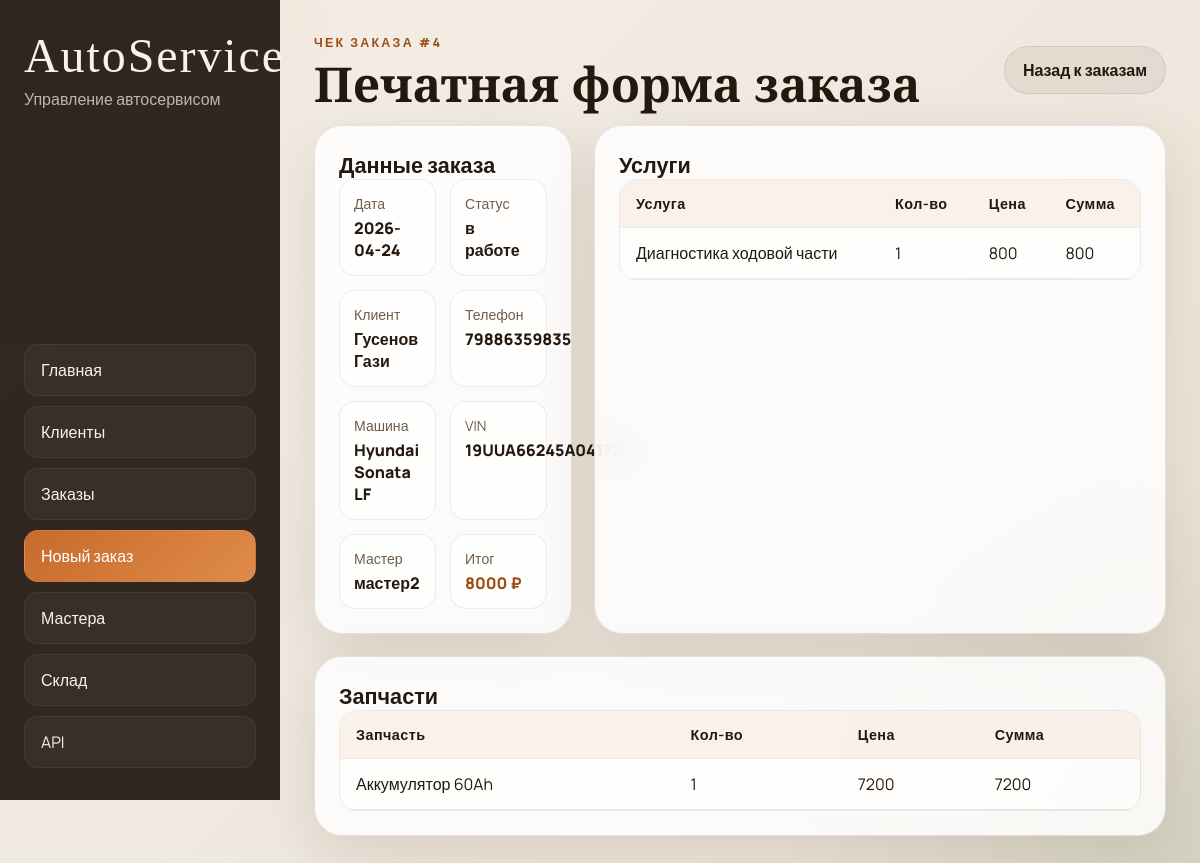
The page /orders/4/receipt on the database its author committed.
### tables this page shows
CREATE TABLE orders (
    order_id INTEGER PRIMARY KEY AUTOINCREMENT,
    car_id INTEGER,
    order_date TEXT DEFAULT (date('now')),
    status TEXT DEFAULT 'в работе',
    total_cost INTEGER DEFAULT 0,
	master_id INTEGER,
    FOREIGN KEY (car_id) REFERENCES cars(car_id),
	FOREIGN KEY (master_id) REFERENCES masters(master_id)
);

CREATE TABLE clients (
	client_id INTEGER PRIMARY KEY AUTOINCREMENT,
	full_name TEXT NOT NULL,
	phone_number VARCHAR(11) NOT NULL UNIQUE,
	email TEXT UNIQUE
	CONSTRAINT email_check CHECK(email like '%@%.%')
);

CREATE TABLE cars (
	car_id INTEGER PRIMARY KEY AUTOINCREMENT,
	client_id INTEGER,
	car_model TEXT NOT NULL,
	year INTEGER NOT NULL,
	vin VARCHAR(17) NOT NULL UNIQUE,
	FOREIGN KEY (client_id) REFERENCES clients(client_id) ON DELETE CASCADE
);

CREATE TABLE masters (
	master_id INTEGER PRIMARY KEY AUTOINCREMENT,
	master_name TEXT NOT NULL,
	phone_number varchar(11) NOT NULL UNIQUE,
	email TEXT UNIQUE,
	hire_date date DEFAULT CURRENT_DATE
	CONSTRAINT email_check CHECK(email like '%@%.%')
);

CREATE TABLE order_services (
    order_id INTEGER,
    service_id INTEGER,
    quantity INTEGER DEFAULT 1,
    price_at_time INTEGER,
    PRIMARY KEY (order_id, service_id),
    FOREIGN KEY (order_id) REFERENCES orders(order_id) ON DELETE CASCADE,
    FOREIGN KEY (service_id) REFERENCES services(service_id)
);

CREATE TABLE services (
	service_id INTEGER PRIMARY KEY AUTOINCREMENT,
	service_name TEXT NOT NULL UNIQUE,
	price INTEGER NOT NULL
);

CREATE TABLE order_parts (
    order_id INTEGER,
    part_id INTEGER,
    quantity INTEGER NOT NULL,
    FOREIGN KEY (order_id) REFERENCES orders(order_id),
    FOREIGN KEY (part_id) REFERENCES warehouse(part_id)
);

CREATE TABLE warehouse (
	part_id INTEGER PRIMARY KEY AUTOINCREMENT,
    part_name TEXT UNIQUE NOT NULL,
    stock_quantity INTEGER DEFAULT 0,
    unit_price INTEGER NOT NULL
);

### autoservice/ui.py (the view)
@ui.route('/orders/<int:order_id>/receipt')
def receipt_page(order_id):
    receipt = fetch_order_receipt(get_tables(), order_id)
    if not receipt:
        return render_template('receipt.html', receipt=None, order_id=order_id), 404
    return render_template('receipt.html', receipt=receipt, order_id=order_id)

### autoservice/ui.py (called while the page is built)
def get_tables():
    return current_app.extensions['autoservice_tables']

### templates/receipt.html (shortened to what this page needs)
{% extends 'base.html' %}
{% block content %}
{% if receipt %}
<section class="page-head">
  <div>
    <p class="eyebrow">Чек заказа #{{ receipt.order.order_id }}</p>
    <h1>Печатная форма заказа</h1>
  </div>
  <a class="button button-secondary" href="{{ url_for('ui.orders_page') }}">Назад к заказам</a>
</section>
<section class="receipt-layout">
  <article class="panel receipt-card">
    <h2>Данные заказа</h2>
    <dl class="receipt-meta">
      <div><dt>Дата</dt><dd>{{ receipt.order.order_date }}</dd></div>
      <div><dt>Статус</dt><dd>{{ receipt.order.status }}</dd></div>
      <div><dt>Клиент</dt><dd>{{ receipt.order.full_name }}</dd></div>
      <div><dt>Телефон</dt><dd>{{ receipt.order.phone_number }}</dd></div>
      <div><dt>Машина</dt><dd>{{ receipt.order.car_model }}</dd></div>
      <div><dt>VIN</dt><dd>{{ receipt.order.vin }}</dd></div>
      <div><dt>Мастер</dt><dd>{{ receipt.order.master_name or 'Не назначен' }}</dd></div>
      <div><dt>Итог</dt><dd class="receipt-total">{{ receipt.order.total_cost }} ₽</dd></div>
    </dl>
  </article>
  <article class="panel receipt-card">
    <h2>Услуги</h2>
    <div class="table-wrap table-wrap--compact">
      <table>
        <thead><tr><th>Услуга</th><th>Кол-во</th><th>Цена</th><th>Сумма</th></tr></thead>
        <tbody>
          {% for item in receipt.services %}
          <tr>
            <td>{{ item.service_name }}</td>
            <td>{{ item.quantity }}</td>
            <td>{{ item.price_at_time }}</td>
            <td>{{ item.line_total }}</td>
          </tr>
          {% else %}
          <tr><td colspan="4" class="empty">Услуг нет</td></tr>
          {% endfor %}
        </tbody>
      </table>
    </div>
  </article>
  <article class="panel receipt-card receipt-card--full">
    <h2>Запчасти</h2>
    <div class="table-wrap table-wrap--compact">
      <table>
        <thead><tr><th>Запчасть</th><th>Кол-во</th><th>Цена</th><th>Сумма</th></tr></thead>
        <tbody>
          {% for item in receipt.parts %}
          <tr>
            <td>{{ item.part_name }}</td>
            <td>{{ item.quantity }}</td>
            <td>{{ item.unit_price }}</td>
            <td>{{ item.line_total }}</td>
          </tr>
          {% else %}
          <tr><td colspan="4" class="empty">Запчастей нет</td></tr>
          {% endfor %}
        </tbody>
      </table>
    </div>
  </article>
</section>
{% else %}
<section class="panel empty-state">
  <p class="eyebrow">Чек не найден</p>
  <h1>Заказ #{{ order_id }} отсутствует</h1>
  <a class="button button-primary" href="{{ url_for('ui.orders_page') }}">К списку заказов</a>
</section>
{% endif %}
{% endblock %}

### static/styles.css (style rules this page uses)
:root { --bg: #f4efe7; --bg-2: #ebe2d6; --panel: rgba(255, 255, 255, 0.82); --panel-border: rgba(52, 35, 20, 0.12); --text: #24180f; --muted: #6f5d4c; --accent: #c66b2c; --accent-dark: #9e4d17; --accent-soft: rgba(198, 107, 44, 0.12); --danger: #b43b2f; --shadow: 0 18px 60px rgba(57, 33, 10, 0.12); --radius-xl: 28px; --radius-lg: 20px; --radius-md: 14px; }
* { box-sizing: border-box; }
html, body { min-height: 100%; }
body { margin: 0; color: var(--text); font-family: 'Manrope', sans-serif; background: radial-gradient(circle at top left, rgba(198, 107, 44, 0.18), transparent 24%), radial-gradient(circle at bottom right, rgba(87, 116, 84, 0.15), transparent 28%), linear-gradient(135deg, var(--bg) 0%, var(--bg-2) 100%); }
a { color: inherit; text-decoration: none; }
.hero, .panel, .stat-card, .selection-card { backdrop-filter: blur(16px); background: var(--panel); border: 1px solid var(--panel-border); box-shadow: var(--shadow); }
.hero h1, .page-head h1 { margin: 0; font-family: 'Cormorant Garamond', serif; font-size: clamp(2.3rem, 4vw, 4.2rem); line-height: 0.95; }
.eyebrow { margin: 0 0 10px; text-transform: uppercase; letter-spacing: 0.18em; color: var(--accent-dark); font-size: 0.78rem; font-weight: 800; }
.button { display: inline-flex; align-items: center; justify-content: center; min-height: 48px; padding: 0 18px; border-radius: 999px; border: 1px solid transparent; cursor: pointer; transition: transform 0.2s ease, opacity 0.2s ease, background 0.2s ease; font-weight: 700; }
.button-secondary { background: rgba(36, 24, 15, 0.06); color: var(--text); border-color: rgba(36, 24, 15, 0.08); }
.panel { padding: 24px; border-radius: var(--radius-xl); }
.panel-header, .page-head { display: flex; justify-content: space-between; gap: 16px; align-items: center; margin-bottom: 18px; }
.panel-header h2, .panel h2 { margin: 0; font-size: 1.35rem; }
.table-wrap { overflow-x: auto; border-radius: 18px; border: 1px solid rgba(36, 24, 15, 0.08); }
.table-wrap table { width: 100%; border-collapse: collapse; min-width: 720px; background: rgba(255, 255, 255, 0.6); }
.table-wrap--compact table { min-width: 520px; }
th, td { padding: 14px 16px; border-bottom: 1px solid rgba(36, 24, 15, 0.08); text-align: left; vertical-align: top; }
th { background: rgba(198, 107, 44, 0.09); font-size: 0.9rem; letter-spacing: 0.03em; }
.receipt-layout { display: grid; grid-template-columns: 1fr 1fr; gap: 22px; }
.receipt-card--full { grid-column: 1 / -1; }
.receipt-meta { display: grid; grid-template-columns: repeat(2, minmax(0, 1fr)); gap: 14px; margin: 0; }
.receipt-meta div { padding: 14px; border-radius: 16px; background: rgba(255, 255, 255, 0.66); border: 1px solid rgba(36, 24, 15, 0.08); }
.receipt-meta dt { color: var(--muted); font-size: 0.88rem; margin-bottom: 4px; }
.receipt-meta dd { margin: 0; font-weight: 800; }
.receipt-total { color: var(--accent-dark); }

### rows shown on the page
orders: order.order_id "4", order.order_date "2026-04-24", order.status "в работе", order.total_cost "8000"
clients: order.full_name "Гусенов Гази", order.phone_number "79886359835"
cars: order.car_model "Hyundai Sonata LF", order.vin "19UUA66245A041728"
masters: order "мастер2"
order_services: service_name "Диагностика ходовой части", quantity "1", price_at_time "800", line_total "800"
order_parts: part_name "Аккумулятор 60Ah", quantity "1", unit_price "7200", line_total "7200"
